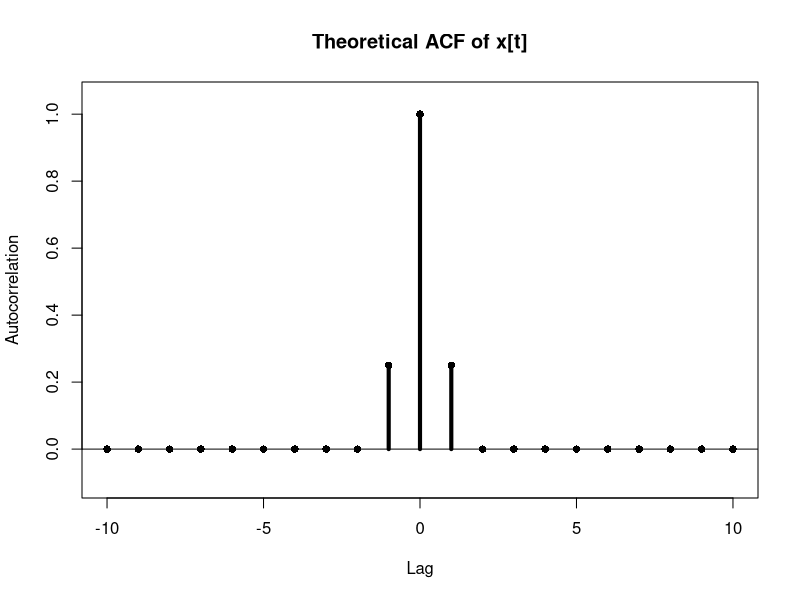
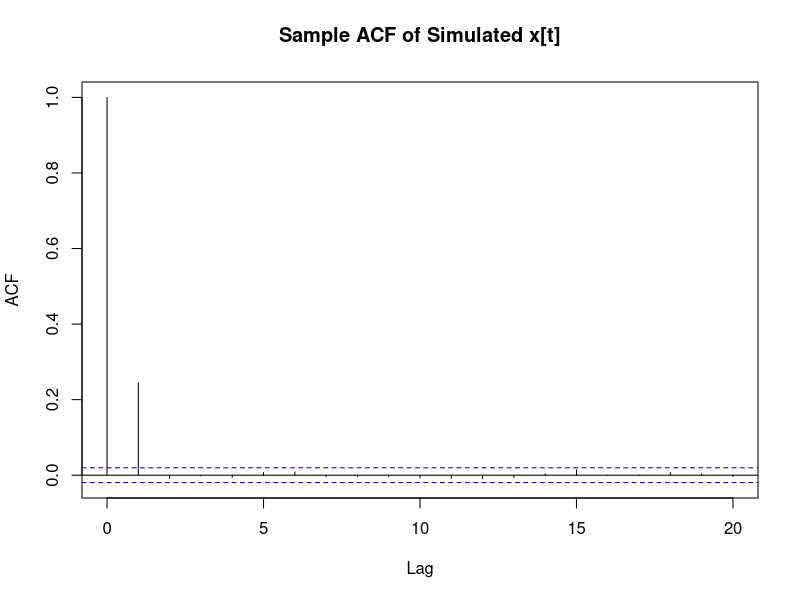

Source code (R) for these figures, in order:
# Time Series Stationarity and ACF Exercises
# Author: Howard R. Silvey
#
# Purpose:
#   1. Derive the mean, covariance function, and ACF for
#        x_t = w_t^2 * w_{t-1}^2 - 4
#   2. Simulate the process under Gaussian white noise.
#   3. Compare the sample ACF with the theoretical ACF.
#
# Model:
#   w_t is Gaussian white noise with:
#     E(w_t) = 0
#     sd(w_t) = 2
#     Var(w_t) = 4
#     E(w_t^4) = 3 * Var(w_t)^2 = 48
#
# Theoretical results:
#   E(x_t)
#     = E(w_t^2)E(w_{t-1}^2) - 4
#     = 4 * 4 - 4
#     = 12
#
#   Var(x_t)
#     = E(w_t^4)E(w_{t-1}^4)
#       - [E(w_t^2)E(w_{t-1}^2)]^2
#     = 48^2 - 16^2
#     = 2048
#
#   Cov(x_t, x_{t-1})
#     = E(w_t^2)E(w_{t-1}^4)E(w_{t-2}^2) - 16^2
#     = 4 * 48 * 4 - 256
#     = 512
#
#   Cov(x_t, x_{t-h}) = 0 for |h| > 1.
#
#   Therefore:
#     rho(0) = 1
#     rho(+/-1) = 512/2048 = 1/4
#     rho(h) = 0 for |h| > 1

output_dir <- file.path("outputs", "acf-plots")
dir.create(output_dir, recursive = TRUE, showWarnings = FALSE)

innovation_sd <- 2
innovation_variance <- innovation_sd^2
second_moment <- innovation_variance
fourth_moment <- 3 * innovation_variance^2

process_mean <- second_moment^2 - 4
process_variance <- fourth_moment^2 - second_moment^4
lag_one_covariance <- (
  second_moment * fourth_moment * second_moment
  - second_moment^4
)
lag_one_acf <- lag_one_covariance / process_variance

cat("Theoretical results for Gaussian white noise\n")
cat("--------------------------------------------\n")
cat("E(x_t):", process_mean, "\n")
cat("Var(x_t):", process_variance, "\n")
cat("Cov(x_t, x_{t-1}):", lag_one_covariance, "\n")
cat("rho(1) = rho(-1):", lag_one_acf, "\n")
cat("rho(h) for |h| > 1: 0\n\n")

lags <- -10:10
theoretical_acf <- ifelse(
  lags == 0,
  1,
  ifelse(abs(lags) == 1, lag_one_acf, 0)
)

theoretical_table <- data.frame(
  lag = lags,
  acf = theoretical_acf
)

write.csv(
  theoretical_table,
  file.path(output_dir, "theoretical-acf.csv"),
  row.names = FALSE
)

png(
  filename = file.path(output_dir, "theoretical-acf.png"),
  width = 1400,
  height = 900,
  res = 150
)

plot(
  theoretical_table$lag,
  theoretical_table$acf,
  type = "h",
  lwd = 4,
  xlab = "Lag",
  ylab = "Autocorrelation",
  main = "Theoretical ACF of x[t]",
  ylim = c(-0.1, 1.05)
)
abline(h = 0)
points(theoretical_table$lag, theoretical_table$acf, pch = 16)
dev.off()

set.seed(2026)

n <- 10000
w <- rnorm(n = n + 1, mean = 0, sd = innovation_sd)
x <- w[2:(n + 1)]^2 * w[1:n]^2 - 4

simulation_summary <- data.frame(
  statistic = c(
    "sample_mean",
    "sample_variance",
    "sample_lag_1_covariance",
    "sample_lag_1_acf"
  ),
  estimate = c(
    mean(x),
    var(x),
    cov(x[-1], x[-length(x)]),
    cor(x[-1], x[-length(x)])
  ),
  theoretical = c(
    process_mean,
    process_variance,
    lag_one_covariance,
    lag_one_acf
  )
)

write.csv(
  simulation_summary,
  file.path(output_dir, "simulation-summary.csv"),
  row.names = FALSE
)

png(
  filename = file.path(output_dir, "simulated-process-acf.png"),
  width = 1400,
  height = 900,
  res = 150
)

acf(
  x,
  lag.max = 20,
  main = "Sample ACF of Simulated x[t]"
)
dev.off()

print(simulation_summary)


# ---------------------------------------------------------------------------
# Interpretation and bridge to the applied SARIMA analysis
# ---------------------------------------------------------------------------
#
# What this exercise demonstrates
#
# 1. Weak stationarity
#    The process has a constant mean and variance over time, and its covariance
#    depends only on lag rather than calendar time. This is the central
#    structural condition used by many classical time-series methods.
#
# 2. Dependence across time
#    Although the innovations w_t are independent, x_t and x_{t-1} share the
#    term w_{t-1}^2. That shared innovation creates non-zero dependence at lag
#    one. Once observations are separated by more than one lag, they no longer
#    share innovations and their covariance is zero.
#
# 3. Covariance function
#    The covariance function measures the magnitude and direction of linear
#    dependence between observations separated by each lag. Here, dependence
#    is concentrated entirely at lag one.
#
# 4. Autocorrelation function
#    The ACF standardizes covariance by the process variance. The theoretical
#    ACF therefore has:
#
#      rho(0) = 1
#      rho(+/-1) = 0.25
#      rho(h) = 0 for |h| > 1
#
#    This compact pattern is a theoretical example of how an ACF reveals the
#    memory structure of a time series.
#
# 5. Theoretical versus sample behaviour
#    The simulated ACF will not exactly equal the theoretical ACF because a
#    finite sample contains sampling variation. As the simulation size grows,
#    the sample mean, variance, covariance, and ACF should move closer to their
#    theoretical values.
#
# How this prepares the reader for the unemployment analysis
#
# The next script applies the same ideas to observed economic data:
#
# - The unemployment series is first plotted to identify trend, seasonality,
#   changing level, and possible instability.
# - The ACF and PACF are inspected to identify persistence and candidate
#   autoregressive or moving-average behaviour.
# - First differencing removes persistent changes in level.
# - Seasonal differencing at lag 12 removes recurring annual patterns.
# - A SARIMA model then represents the remaining short-run and seasonal
#   dependence.
#
# In the theoretical exercise, the covariance structure is known exactly from
# the process definition. In the unemployment exercise, the dependence
# structure is unknown and must be inferred from the observed series using
# plots, differencing, ACF/PACF diagnostics, model fitting, and residual checks.
#
# Key tools carried into Script 02
#
# - Mean and variance: describe the level and dispersion of a process.
# - Covariance: measures dependence between observations at different lags.
# - ACF: summarizes correlation by lag and helps identify persistence,
#   seasonality, and moving-average structure.
# - PACF: isolates direct correlation at each lag after controlling for shorter
#   lags and helps identify autoregressive structure.
# - Differencing: transforms a non-stationary series toward stationarity.
# - Seasonal differencing: removes recurring patterns separated by a fixed
#   seasonal period.
# - SARIMA: combines autoregressive, differencing, moving-average, and seasonal
#   terms in one forecasting model.
# - Residual diagnostics: test whether the fitted model has removed systematic
#   dependence, leaving approximately white-noise errors.
#
# Final takeaway
#
# This exercise shows why stationarity and lag dependence must be understood
# before forecasting. Script 02 extends those concepts from a process with a
# known mathematical structure to a real economic series whose structure must
# be diagnosed and estimated.
